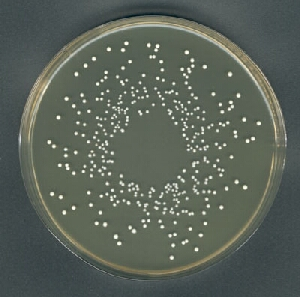
#> input picture image.jpg, 300 x 297 px
$ python hough_circles.py --image image.jpg   (Python 2 division)   (older library calls are emulated)
#> lines starting #> are read from the running program, lines starting #| are printed output that depends on the picture; long printed decimals are rounded
# USAGE
# python detect_circles.py --image images/simple.png

# import the necessary packages
import numpy as np
import argparse
import cv2

# construct the argument parser and parse the arguments
ap = argparse.ArgumentParser()
ap.add_argument("-i", "--image", required = True, help = "Path to the image")
args = vars(ap.parse_args())

# load the image, clone it for output, and then convert it to grayscale
image = cv2.imread(args["image"])
#> image is the input picture: shape (297, 300, 3); mean B, G, R 89, 98.2, 90.1
output = image.copy()
gray = cv2.cvtColor(image, cv2.COLOR_BGR2GRAY)
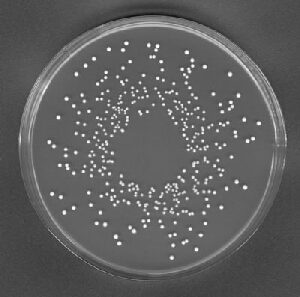
#> gray: shape (297, 300); min 13, max 254, mean 94.7

# detect circles in the image
circles = cv2.HoughCircles(gray, cv2.cv.CV_HOUGH_GRADIENT, 1.89, 5)
#> circles = 123 rows, first 8: [152.1, 150.3, 123], [144.6, 148.4, 127], [155.9, 144.6, 129.7], [150.3, 142.7, 125.9], [161.6, 140.8, 132.1], [152.1, 155.9, 117.9], [161.6, 146.5, 124.6], [140.8, 140.8, 133.2]
print circles[0]
#| [[152.145    150.255    123.039]
#|  [144.585  148.365    127.008]
#|  [155.925    144.585  129.654 ]
#|  [150.255    142.695  125.874 ]
#|  [161.595    140.805    132.111 ]
#|  [152.145    155.925    117.936]
#|  [161.595    146.475    124.551   ]
#|  [140.805    140.805    133.245   ]
#|  [144.585  155.925    132.678   ]
#|  [159.705    154.035    123.795   ]
#|  [140.805    152.145    120.96    ]
#|  [150.255    135.135    122.85    ]
#> (further printed lines are left out)

#import pdb;pdb.set_trace()
print len(circles[0])
#| 123
# ensure at least some circles were found
if circles is not None:
    # convert the (x, y) coordinates and radius of the circles to integers
    circles = np.round(circles[0, :]).astype("int")
#> circles = 123 rows, first 8: [152, 150, 123], [145, 148, 127], [156, 145, 130], [150, 143, 126], [162, 141, 132], [152, 156, 118], [162, 146, 125], [141, 141, 133]

    # loop over the (x, y) coordinates and radius of the circles
    for (x, y, r) in circles:
        # draw the circle in the output image, then draw a rectangle
        # corresponding to the center of the circle
        cv2.circle(output, (x, y), r, (0, 255, 0), 4)
#> this loop made 123 passes
#> (x, y, r) on passes 1 to 12: (152, 150, 123), (145, 148, 127), (156, 145, 130), (150, 143, 126), (162, 141, 132), (152, 156, 118), (162, 146, 125), (141, 141, 133), (145, 156, 133), (160, 154, 124), (141, 152, 121), (150, 135, 123)
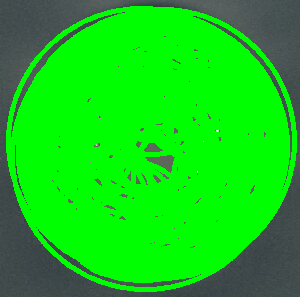
#> output: shape (297, 300, 3); mean B, G, R 23.8, 202.4, 20.7
        #cv2.rectangle(output, (x - 5, y - 5), (x + 5, y + 5), (0, 128, 255), -1)

    # show the output image
    cv2.imshow("output", np.hstack([image, output]))
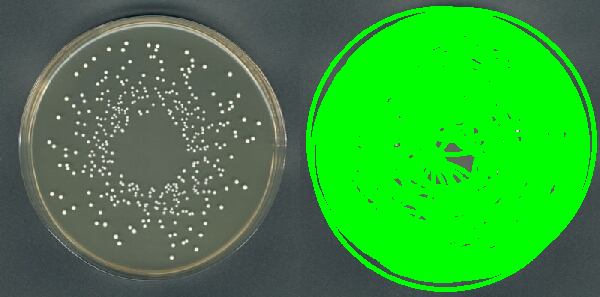
#> window 'output': shape (297, 600, 3); mean B, G, R 56.4, 150.3, 55.4
    cv2.waitKey(0)
